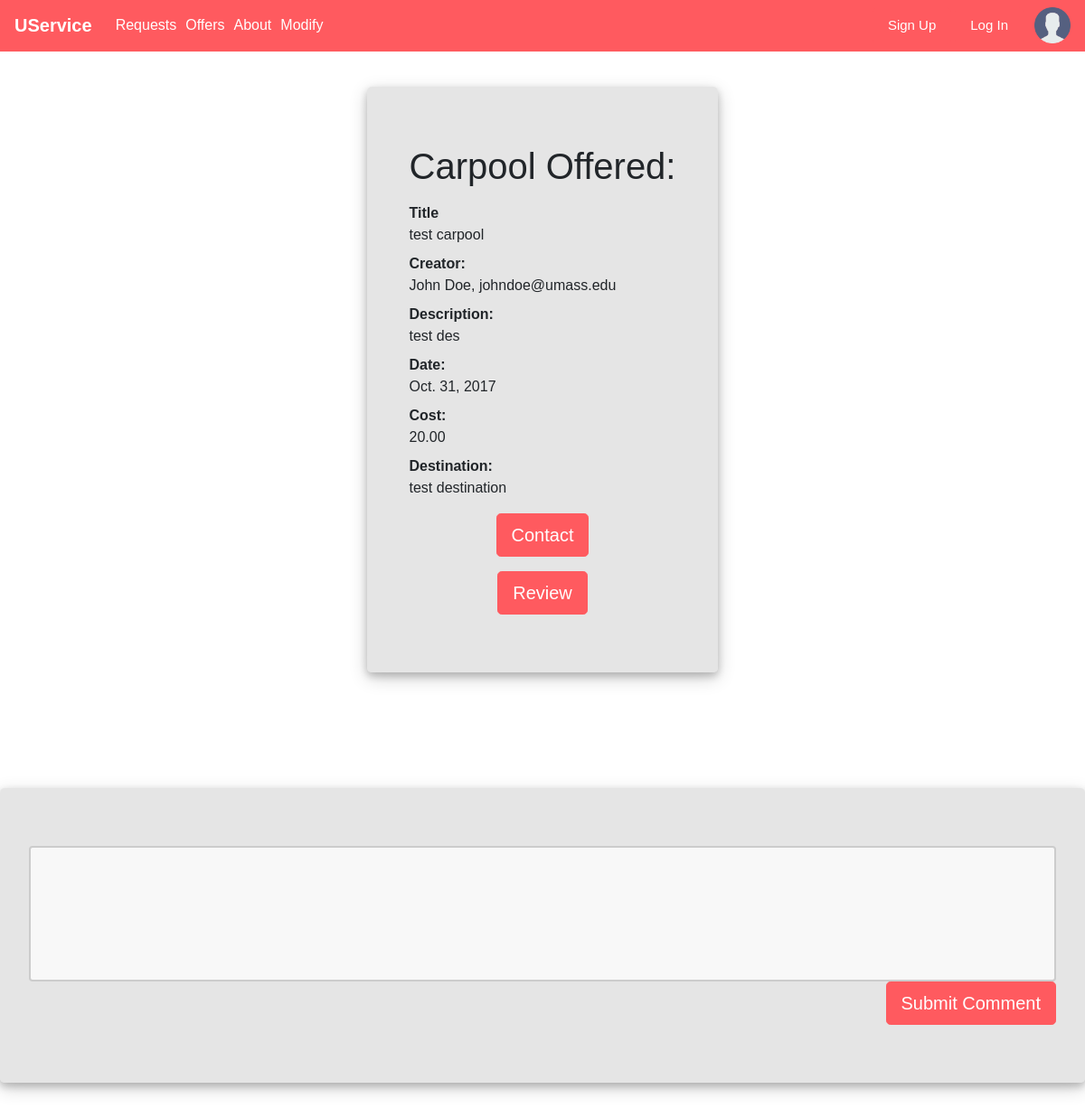
Before: /USERVICE/carpoolDetail/2 with the older database file.
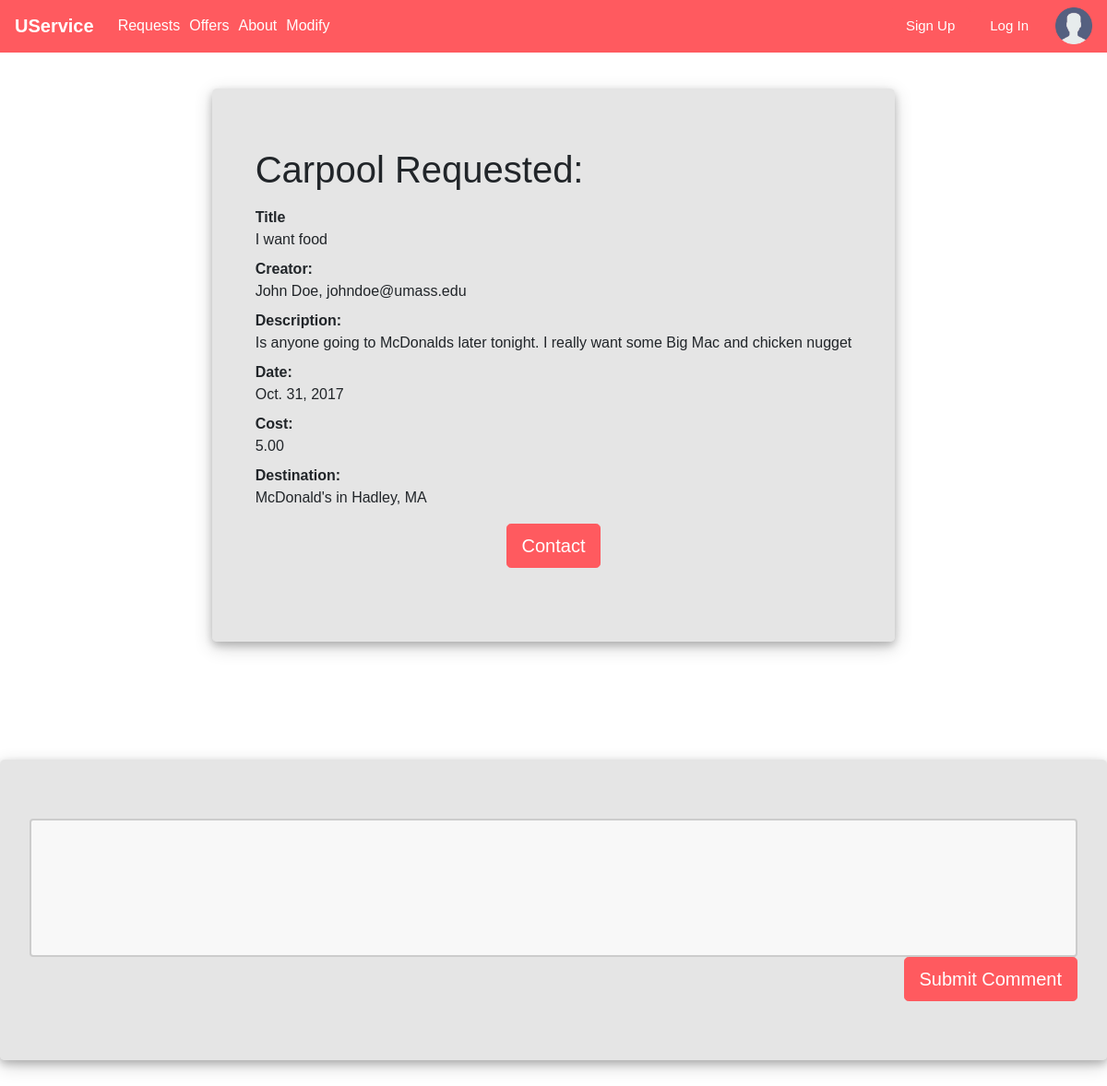
After: the same page with the newer database file.
### USERVICE/models.py (models this page shows, shortened)
class Carpool(models.Model):
    title = models.CharField(max_length=200)
    creator = models.ForeignKey(Profile, on_delete=models.SET_NULL, null=True)
    description = models.TextField(max_length=1000, help_text="Enter a brief desciption of the service")
    destination = models.CharField(max_length=200)
    date = models.DateField(null=True, blank=True)
    cost = models.DecimalField(max_digits=4, decimal_places=2, default=Decimal('0.00'))
    request = models.BooleanField(default=False)
    offer = models.BooleanField(default=False)

class Profile(models.Model):
    user = models.ForeignKey(User, on_delete=models.SET_NULL, null=True)
    review = models.CharField(max_length=500, help_text="Review")
    RATING = (
        ('vb', 'Very Bad'),
        ('b', 'Bad'),
        ('g', 'Good'),
        ('vg', 'Very Good'),
    )
    rating = models.CharField(max_length=1, choices=RATING, blank=True, default='vb', help_text='Rate Me')
    def __str__(self):
        return '%s' % (self.user)

class User(models.Model):
    name = models.CharField(max_length=100, help_text="Name")
    email = models.CharField(max_length=100, help_text="Email")
    password = models.CharField(max_length=10, help_text="Password")
    def __str__(self):
        return '%s, %s' % (self.name, self.email)

### USERVICE/views.py (the view)
# urls.py: url(r'^carpoolDetail/(?P<pk>\d+)$', views.carpoolDetailView.as_view(), name='carpool-Detail'),
class carpoolDetailView(generic.DetailView):
    model=Carpool
    context_object_name="carpool"
    template_name='displayTemplate/carpoolDetail.html'

### USERVICE/templates/displayTemplate/carpoolDetail.html (shortened to what this page needs)
{% extends "base_generic.html" %}
{% block extra_head %}
{% load static %}
<link rel="stylesheet" href="{% static 'css/details.css' %}">
{% endblock %}
{% block content %}
    <div class="row">
      <div class="jumbotron">
        <div class="container">
          {% if carpool.offer %}
          <h1 class="text-left">Carpool Offered:</h1>
          {%else%}
          <h1 class="text-left">Carpool Requested:</h1>
          {%endif%}
        <dl class="dl-horizontal">
          <dt>Title</dt>
          <dd>{{carpool.title}}</dd>
          <dt>Creator:</dt>
          <dd>{{carpool.creator}}</dd>
          <dt>Description:</dt>
          <dd>{{carpool.description}}</dd>
          <dt>Date:</dt>
          <dd>{{carpool.date}}</dd>
          <dt>Cost:</dt>
          <dd>{{carpool.cost}}</dd>
          <dt>Destination:</dt>
          <dd>{{carpool.destination}}</dd>
        </dl>
        </div>
        <div class="text-center">
        <button type="button" class="btn btn-lg">Contact</button>
        </div>
        {% if carpool.offer %}
        <div class="text-center">
        <button type="button" class="btn btn-lg">Review</button>
      </div>
        {%endif%}
      </div>
    </div>
    <div class="jumbotron">
      <input id="input" type="text">
      <div class="text-right">
      <button type="submit" class="btn btn-lg">Submit Comment</button>
    </div>
  </div>
{% endblock %}

Changed rows visible on the page:
changed Carpool "John Doe, johndoe@umass.edu": offer True → False (drawn); title "test carpool" → "I want food"; description "test des" → "Is anyone going to McDonalds later tonight. I really want some Big Mac and chicken nugget"; cost "20.00" → "5.00"; destination "test destination" → "McDonald's in Hadley, MA"
Other visible differences:
text no longer shown: "Carpool Offered: Review"
text now shown: "Carpool Requested:"
